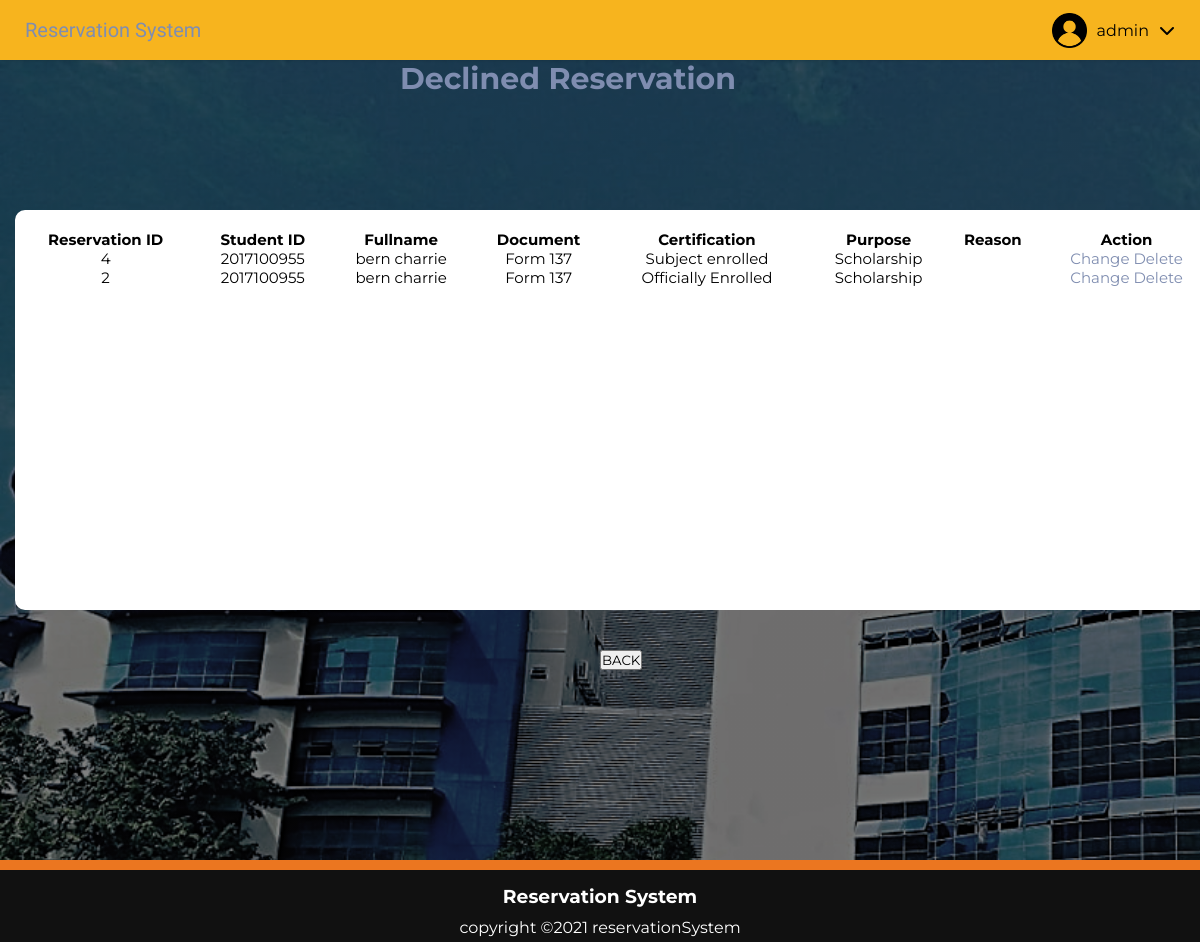
Screenshot of /decline3.php (signed in) with the database file from the repository.
### tables this page shows
CREATE TABLE `signin` (
  `fullname` varchar(100) NOT NULL,
  `phone` varchar(50) NOT NULL,
  `address` varchar(250) NOT NULL,
  `course` varchar(50) NOT NULL,
  `year` varchar(50) NOT NULL,
  `gender` varchar(50) NOT NULL,
  `email` varchar(50) NOT NULL,
  `idnumber` int(50) NOT NULL,
  `password` varchar(50) NOT NULL,
  `role` varchar(50) NOT NULL
);

CREATE TABLE `declined` (
  `declinedID` int(50) NOT NULL,
  `reservationID` int(50) NOT NULL,
  `idnumber` int(50) NOT NULL,
  `fullname` varchar(100) NOT NULL,
  `document` varchar(50) NOT NULL,
  `certification` varchar(50) NOT NULL,
  `purpose` varchar(50) NOT NULL,
  `status` varchar(50) NOT NULL,
  `reason` varchar(250) NOT NULL
);

### userinfo.php (called while the page is built, shortened)
<?php
	require 'connection.php';
	$query = $conn->query("SELECT * FROM `signin` WHERE `idnumber` = '$_SESSION[idnumber]'") or die(mysqli_error());
	$fetch = $query->fetch_array();
	$fullname = $fetch['fullname'];
?>

### decline3.php (the view, shortened to what this page needs)
<!DOCTYPE html>
<?php
  require 'userinfo.php';
?>
<html lang="en">
<head>
  <link rel="stylesheet" type="text/css" media="screen" href="home-admin-css.php">
</head>
<body>
<div class="wrapper">
  <div class="navbar">
    <div class="navbar_left">
      <div class="logo">
        <a href="#">Reservation System</a>
      </div>
    </div>
    <div class="navbar_right">
      <div class="profile">
        <div class="icon_wrap">
          <img src="user.png" alt="profile_pic">
          <span class="name"><?php echo $fullname?></span>
          <i class="fas fa-chevron-down"></i>
        </div>
      </div>
    </div>
  </div>
  </div>
<div class="back"><a href="home-admin.php" ><button>BACK</button></a><br>
</div>
<div style="color: #000; font-size: 30px; position:  absolute; left: 400px; font-weight: bold;">
<a>Declined Reservation</a>
</div>
    <div class="home-container">
        <div class="box" >
           <div>
          <table>
      <tr>
        <th>Reservation ID</th>
        <th>Student ID</th>
        <th>Fullname</th>
        <th>Document</th>
        <th>Certification</th>
        <th>Purpose</th>
        <th>Reason</th>
        <th>Action</th>
      </tr>
      <tbody>
          <?php
            require 'connection.php';
            $query = $conn->query("SELECT *  FROM `declined` ORDER BY declinedID DESC;") or die(mysqli_error());
            while($fetch = $query->fetch_array()){
          ?>
            <tr>
              <td><?php echo $fetch['reservationID']?></td>
              <td><?php echo $fetch['idnumber']?></td>
              <td><?php echo $fetch['fullname']?></td>
              <td><?php echo $fetch['document']?></td>
              <td><?php echo $fetch['certification']?></td>
              <td><?php echo $fetch['purpose']?></td>
              <td><?php echo $fetch['reason']?></td>
              <td><center><a href = "decline4.php?declinedID=<?php echo $fetch['declinedID']?>"><i></i>Change</a><a onclick = "confirmationDelete(this); return false;" href = "deletedeclined.php?declinedID=<?php echo $fetch['declinedID']?>"><i></i> Delete</a></center></td></center></td>
  </tr>
           <?php
            }
          ?>
          </tbody>
    </table>
           </div>
        </div>
    </div>
    <div class="footer">
        <div class="footer-bottom">
            <h3> Reservation System</h3>
            <p>copyright &copy;2021 reservationSystem</p>
        </div>
    </div>
</body>
</html>

### decline3.php (style rules this page uses)
table { font-size: 15px; border-collapse: collapse; width: 100%; color: black; font-family: monospace; text-align: center; top: 20px; position: relative; }

### rows the page displays
signin: fullname "admin"
declined: reservationID "4", idnumber "2017100955", fullname "bern charrie", document "Form 137", certification "Subject enrolled", purpose "Scholarship"
declined: reservationID "2", idnumber "2017100955", fullname "bern charrie", document "Form 137", certification "Officially Enrolled", purpose "Scholarship"
